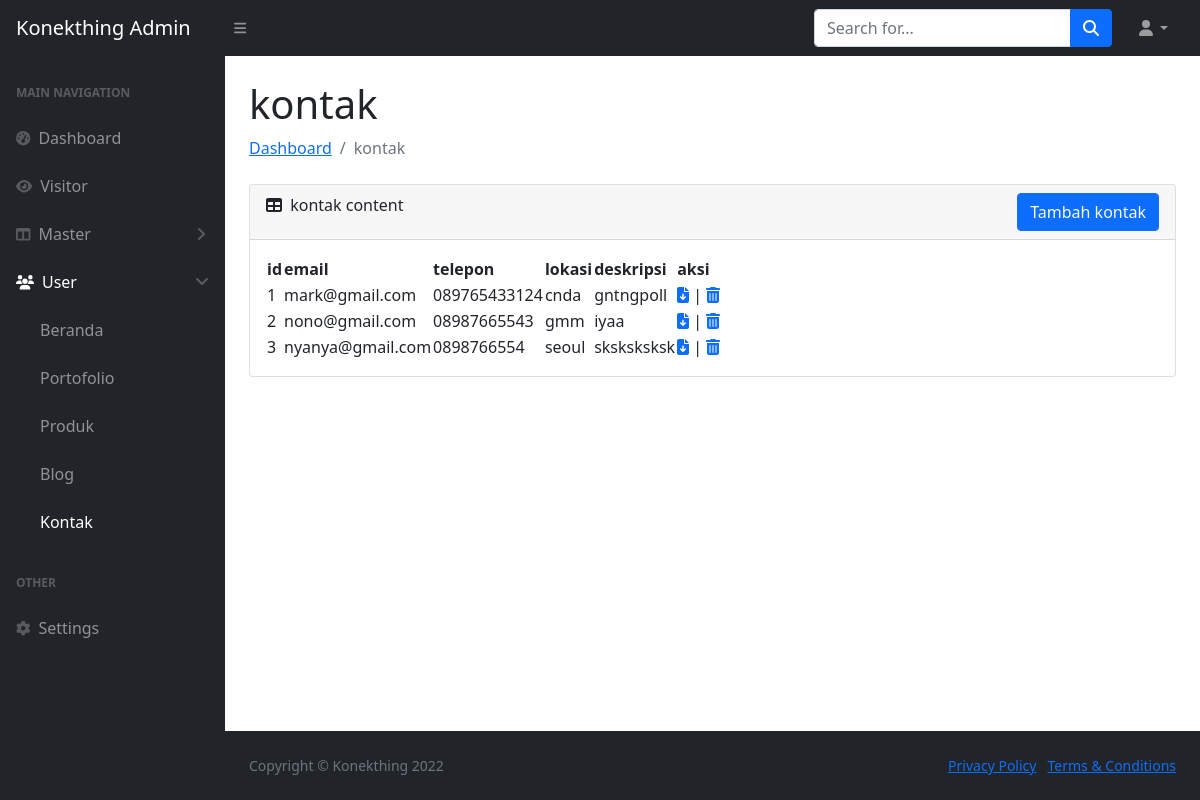
The app's page /index.php/kontak with its own data.
### tables this page shows
CREATE TABLE `kontak` (
  `id` int(25) NOT NULL,
  `email` varchar(25) NOT NULL,
  `telepon` varchar(25) NOT NULL,
  `lokasi` varchar(25) NOT NULL,
  `deskripsi` text NOT NULL
);

### application/controllers/kontak.php (called while the page is built, shortened)
<?php
class kontak extends CI_Controller
{
    public function __construct()
    {
        $this->load->model('model_kontak');
    }
    public function index()
    {
        $c= $this->model_kontak->getDatakontak();
        $DATA = array('queryAllPrdk' => $c);
        $title['title'] = 'Kontak - Konekthing Admin';
        $this->load->view('header', $title);
        $this->load->view('admin/user/kontak/kontak', $DATA);
        $this->load->view('footer');
    }
}

### index.php (called while the page is built, shortened)
<?php
require_once BASEPATH.'core/CodeIgniter.php';

### application/models/model_kontak.php (called while the page is built, shortened)
<?php
class model_kontak extends CI_Model
{
    function getDatakontak()
    {
        $query = $this->db->get('kontak');
        return $query->result();
    }
}

### application/views/admin/user/kontak/kontak.php (the view)
<div id="layoutSidenav_content">
            <main>
                <div class="container-fluid px-4">
            <h1 class="mt-4">kontak</h1>
            <ol class="breadcrumb mb-4">
                <li class="breadcrumb-item"><a href="<?= base_url('dashboard') ?>">Dashboard</a></li>
                <li class="breadcrumb-item active">kontak</li>
            </ol>
              <div class="card mb-4">
                        <div class="card-header">
                            <i class="fas fa-table me-1"></i>
                            kontak content <a href="<?= base_url('kontak/tambah_kontak') ?>" class="btn btn-primary text-light" style="float: right;">Tambah kontak</a>
                        </div>
                        <div class="card-body">
                            <table id="datatablesSimple">
                                <thead>
                                    <tr>
                                        <th>id</th>
                                        <th>email</th>
                                        <th>telepon</th>
                                        <th>lokasi</th>
                                        <th>deskripsi</th>
                                        <th>aksi</th>
                                    </tr>
                                </thead>
                                <tbody>
                     <?php
                    $count = 0;
                    foreach ($queryAllPrdk as $row) {
                        $count = $count + 1;
                    ?>
                    <tr>
                                <td><?= $count ?></td>
                                <td><?php echo $row->email; ?></td>
                                <td><?php echo $row->telepon; ?></td>
                                <td><?php echo $row->lokasi; ?></td>
                                <td><?php echo $row->deskripsi; ?></td>
                                <td><a href="<?= base_url('kontak/edit_kontak/').$row->id?>"><i class="fa-solid fa-file-arrow-down"></i></a> | <a href="<?= base_url('kontak/fungsi_hapus/').$row->id?>"><i class="fa-solid fa-trash-can"></i></a></td>
                    </tr>
                    <?php
                }
                    ?>
                        </tbody>
                    </table>
                </div>
            </div>
        </div>
    </main>

### records on screen
kontak: email "mark@gmail.com", telepon "089765433124", lokasi "cnda", deskripsi "gntngpoll"
kontak: email "nono@gmail.com", telepon "08987665543", lokasi "gmm", deskripsi "iyaa"
kontak: email "nyanya@gmail.com", telepon "0898766554", lokasi "seoul", deskripsi "sksksksksk"
